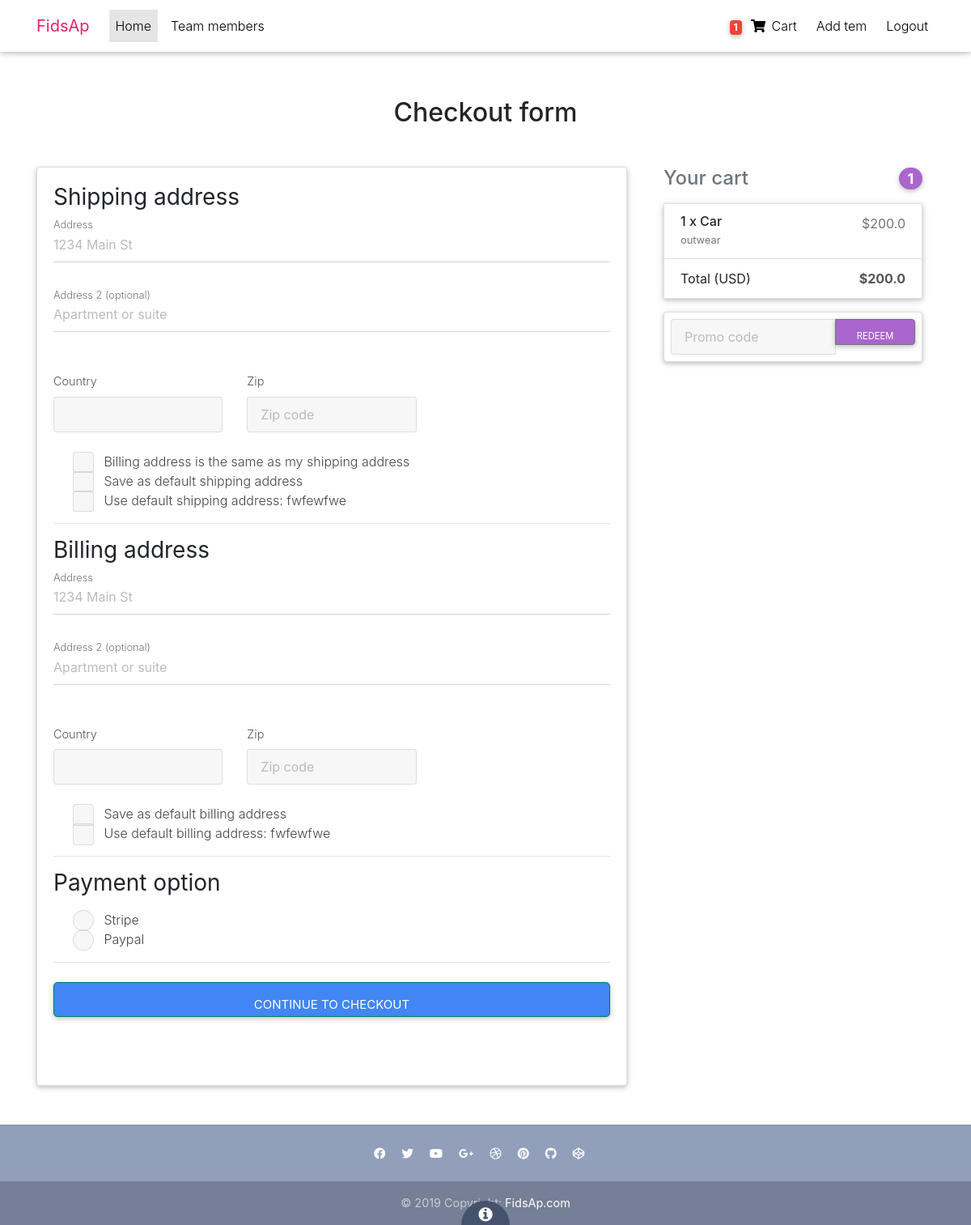
Screenshot of /checkout/ (signed in) with the database file from the repository.
### core/models.py (models this page shows, shortened)
class Order(models.Model):
    user = models.ForeignKey(settings.AUTH_USER_MODEL,
                             on_delete=models.CASCADE)
    ref_code = models.CharField(max_length=20, blank=True, null=True)
    items = models.ManyToManyField(OrderItem)
    start_date = models.DateTimeField(auto_now_add=True)
    ordered_date = models.DateTimeField()
    ordered = models.BooleanField(default=False)
    shipping_address = models.ForeignKey(
        'Address', related_name='shipping_address', on_delete=models.SET_NULL, blank=True, null=True)
    billing_address = models.ForeignKey(
        'Address', related_name='billing_address', on_delete=models.SET_NULL, blank=True, null=True)
    payment = models.ForeignKey(
        'Payment', on_delete=models.SET_NULL, blank=True, null=True)
    coupon = models.ForeignKey(
        'Coupon', on_delete=models.SET_NULL, blank=True, null=True)
    being_delivered = models.BooleanField(default=False)
    received = models.BooleanField(default=False)
    refund_requested = models.BooleanField(default=False)
    refund_granted = models.BooleanField(default=False)
    '''
    1. Item added to cart
    2. Adding a billing address
    (Failed checkout)
    3. Payment
    (Preprocessing, processing, packaging etc.)
    4. Being delivered
    5. Received
    6. Refunds
    '''
    def get_total(self):
        total = 0
        for order_item in self.items.all():
            total += order_item.get_final_price()
        if self.coupon:
            total -= self.coupon.amount
        return total

class Address(models.Model):
    user = models.ForeignKey(settings.AUTH_USER_MODEL,
                             on_delete=models.CASCADE)
    street_address = models.CharField(max_length=100)
    apartment_address = models.CharField(max_length=100)
    country = CountryField(multiple=False)
    zip = models.CharField(max_length=100)
    address_type = models.CharField(max_length=1, choices=ADDRESS_CHOICES)
    default = models.BooleanField(default=False)
    class Meta:
        verbose_name_plural = 'Addresses'

class OrderItem(models.Model):
    user = models.ForeignKey(settings.AUTH_USER_MODEL,
                             on_delete=models.CASCADE)
    ordered = models.BooleanField(default=False)
    item = models.ForeignKey(Item, on_delete=models.CASCADE)
    quantity = models.IntegerField(default=1)
    def get_total_item_price(self):
        return self.quantity * self.item.price
    def get_final_price(self):
        if self.item.discount_price:
            return self.get_total_discount_item_price()
        return self.get_total_item_price()

class Item(models.Model):
    title = models.CharField(max_length=100)
    price = models.FloatField()
    discount_price = models.FloatField(blank=True, null=True)
    category = models.CharField(choices=CATEGORY_CHOICES, max_length=2)
    label = models.CharField(choices=LABEL_CHOICES, max_length=1)
    slug = models.SlugField()
    description = models.TextField()
    image = models.ImageField()

### core/views.py (the view, shortened to what this page needs)
# urls.py: path('checkout/', CheckoutView.as_view(), name='checkout'),
class CheckoutView(View):
    def get(self, *args, **kwargs):
        try:
            order = Order.objects.get(user=self.request.user, ordered=False)
            form = CheckoutForm()
            context = {
                'form': form,
                'couponform': CouponForm(),
                'order': order,
                'DISPLAY_COUPON_FORM': True
            }
            shipping_address_qs = Address.objects.filter(
                user=self.request.user,
                address_type='S',
                default=True
            )
            if shipping_address_qs.exists():
                context.update(
                    {'default_shipping_address': shipping_address_qs[0]})
            billing_address_qs = Address.objects.filter(
                user=self.request.user,
                address_type='B',
                default=True
            )
            if billing_address_qs.exists():
                context.update(
                    {'default_billing_address': billing_address_qs[0]})
            return render(self.request, "checkout.html", context)
        except ObjectDoesNotExist:
            messages.info(self.request, "You do not have an active order")
            return redirect("core:checkout")

### core/forms.py
class CheckoutForm(forms.Form):
    shipping_address = forms.CharField(required=False)
    shipping_address2 = forms.CharField(required=False)
    shipping_country = CountryField(blank_label='(select country)').formfield(
        required=False,
        widget=CountrySelectWidget(attrs={
            'class': 'custom-select d-block w-100',
        }))
    shipping_zip = forms.CharField(required=False)
    billing_address = forms.CharField(required=False)
    billing_address2 = forms.CharField(required=False)
    billing_country = CountryField(blank_label='(select country)').formfield(
        required=False,
        widget=CountrySelectWidget(attrs={
            'class': 'custom-select d-block w-100',
        }))
    billing_zip = forms.CharField(required=False)
    same_billing_address = forms.BooleanField(required=False)
    set_default_shipping = forms.BooleanField(required=False)
    use_default_shipping = forms.BooleanField(required=False)
    set_default_billing = forms.BooleanField(required=False)
    use_default_billing = forms.BooleanField(required=False)
    payment_option = forms.ChoiceField(
        widget=forms.RadioSelect, choices=PAYMENT_CHOICES)

class CouponForm(forms.Form):
    code = forms.CharField(widget=forms.TextInput(attrs={
        'class': 'form-control',
        'placeholder': 'Promo code',
        'aria-label': 'Recipient\'s username',
        'aria-describedby': 'basic-addon2'
    }))

### core/templatetags/cart_template_tags.py (called while the page is built)
@register.filter
def cart_item_count(user):
    if user.is_authenticated:
        qs = Order.objects.filter(user=user, ordered=False)
        if qs.exists():
            return qs[0].items.count()
    return 0

### templates/checkout.html (shortened to what this page needs)
{% extends "base.html" %}
{% load crispy_forms_tags %}
{% block content %}
  <main >
    <div class="container wow fadeIn">
      <h2 class="my-5 h2 text-center">Checkout form</h2>
      <div class="row">
        <div class="col-md-8 mb-4">
          <div class="card">
            <form method="POST" class="card-body">
              <h3>Shipping address</h3>
              <div class='hideable_shipping_form'>
                <div class="md-form mb-5">
                  <input type='text' placeholder='1234 Main St' id='shipping_address' name='shipping_address' class='form-control' />
                  <label for="shipping_address" class="">Address</label>
                </div>
                <div class="md-form mb-5">
                  <input type='text' placeholder='Apartment or suite' id='shipping_address2' name='shipping_address2' class='form-control' />
                  <label for="shipping_address2" class="">Address 2 (optional)</label>
                </div>
                <div class="row">
                  <div class="col-lg-4 col-md-12 mb-4">
                    <label for="country">Country</label>
                    {{ form.shipping_country }}
                  </div>
                  <div class="col-lg-4 col-md-6 mb-4">
                    <label for="shipping_zip">Zip</label>
                    <input type='text' placeholder='Zip code' id='shipping_zip' name='shipping_zip' class='form-control' />
                  </div>
                </div>
                <div class="custom-control custom-checkbox">
                  <label class="custom-control-label" for="same_billing_address">Billing address is the same as my shipping address</label>
                </div>
                <div class="custom-control custom-checkbox">
                  <label class="custom-control-label" for="set_default_shipping">Save as default shipping address</label>
                </div>
              </div>
              {% if default_shipping_address %}
              <div class="custom-control custom-checkbox">
                <label class="custom-control-label" for="use_default_shipping">Use default shipping address: {{ default_shipping_address.street_address|truncatechars:10 }}</label>
              </div>
              {% endif %}
              <hr>
              <h3>Billing address</h3>
              <div class='hideable_billing_form'>
                <div class="md-form mb-5">
                  <input type='text' placeholder='1234 Main St' id='billing_address' name='billing_address' class='form-control' />
                  <label for="billing_address" class="">Address</label>
                </div>
                <div class="md-form mb-5">
                  <input type='text' placeholder='Apartment or suite' id='billing_address2' name='billing_address2' class='form-control' />
                  <label for="billing_address2" class="">Address 2 (optional)</label>
                </div>
                <div class="row">
                  <div class="col-lg-4 col-md-12 mb-4">
                    <label for="country">Country</label>
                    {{ form.billing_country }}
                  </div>
                  <div class="col-lg-4 col-md-6 mb-4">
                    <label for="billing_zip">Zip</label>
                    <input type='text' placeholder='Zip code' id='billing_zip' name='billing_zip' class='form-control' />
                  </div>
                </div>
                <div class="custom-control custom-checkbox">
                  <label class="custom-control-label" for="set_default_billing">Save as default billing address</label>
                </div>
              </div>
              {% if default_billing_address %}
              <div class="custom-control custom-checkbox">
                <label class="custom-control-label" for="use_default_billing">Use default billing address: {{ default_billing_address.street_address|truncatechars:10 }}</label>
              </div>
              {% endif %}
              <hr>
              <h3>Payment option</h3>
              <div class="d-block my-3">
                {% for value, name in form.fields.payment_option.choices %}
                <div class="custom-control custom-radio">
                  <label class="custom-control-label" for="{{ name }}">{{ name }}</label>
                </div>
                {% endfor %}
              </div>
              <hr class="mb-4">
              <button class="btn btn-primary btn-lg btn-block" type="submit">Continue to checkout</button>
            </form>
          </div>
        </div>
        <div class="col-md-4 mb-4">
          {% include "order_snippet.html" %}
        </div>
      </div>
    </div>
  </main>
{% endblock content %}

### templates/navbar.html (shortened to what this page needs)
{% load static %} {% load cart_template_tags %}
<nav class="navbar fixed-top navbar-expand-lg navbar-light white scrolling-navbar">
    <div class="container">
        <a class="navbar-brand waves-effect" href="/">
            <strong class="pink-text ">FidsAp</strong>
        </a>
        <div class="collapse navbar-collapse" id="navbarSupportedContent">
            <ul class="navbar-nav mr-auto">
                <li class="nav-item active">
                    <a class="nav-link waves-effect" href="/">Home
            </a>
                </li>
                <li class="nav-item">
                    <a class="nav-link waves-effect" href="/team_members">
            Team members</a>
                </li>
            </ul>
            <ul class="navbar-nav nav-flex-icons">
                {% if request.user.is_authenticated %}
                <li class="nav-item">
                    <a href="{% url 'core:order-summary' %}" class="nav-link waves-effect">
                        <span class="badge red z-depth-1 mr-1"> {{ request.user|cart_item_count }} </span>
                        <i class="fas fa-shopping-cart"></i>
                        <span class="clearfix d-none d-sm-inline-block"> Cart </span>
                    </a>
                </li>
                <li class="nav-item">
                    <a class="nav-link waves-effect" href="/add_item">
                        <span class="clearfix d-none d-sm-inline-block"> Add tem </span>
                    </a>
                </li>
                <li class="nav-item">
                    <a class="nav-link waves-effect" href="{% url 'account_logout' %}">
                        <span class="clearfix d-none d-sm-inline-block"> Logout </span>
                    </a>
                </li>
                {% endif %}
            </ul>
        </div>
    </div>
</nav>

### templates/order_snippet.html (shortened to what this page needs)
<div class="col-md-12 mb-4">
    <h4 class="d-flex justify-content-between align-items-center mb-3">
        <span class="text-muted">Your cart</span>
        <span class="badge badge-secondary badge-pill">{{ order.items.count }}</span>
    </h4>
    <ul class="list-group mb-3 z-depth-1">
        {% for order_item in order.items.all %}
        <li class="list-group-item d-flex justify-content-between lh-condensed">
            <div>
                <h6 class="my-0">{{ order_item.quantity }} x {{ order_item.item.title}}</h6>
                <small class="text-muted">{{ order_item.item.description}}</small>
            </div>
            <span class="text-muted">${{ order_item.get_final_price }}</span>
        </li>
        {% endfor %}
        <li class="list-group-item d-flex justify-content-between">
            <span>Total (USD)</span>
            <strong>${{ order.get_total }}</strong>
        </li>
    </ul>
    {% if DISPLAY_COUPON_FORM %}
    <form class="card p-2" action="{% url 'core:add-coupon' %}" method="POST">
        <div class="input-group">
            {{ couponform.code }}
            <div class="input-group-append">
                <button class="btn btn-secondary btn-md waves-effect m-0" type="submit">Redeem</button>
            </div>
        </div>
    </form>
    {% endif %}
</div>

### templates/base.html (style rules this page uses)
html, body, header, .carousel { height: 80vh; background: none !important; }

### templates/order_snippet.html (style rules this page uses)
.btn-primary { color: #fff; background-color: #007b5e; border-color: #007b5e; }

### rows the page displays
Address: street_address "fwfewfwe"
Address: street_address "fwfewfwe"
Order: items.count "1", get_total "200.0"
OrderItem: quantity "1", item "Car", item.description "outwear", get_final_price "200.0"

### other values shown
{{ request.user|cart_item_count }} "1"
{{ name }} "Stripe" "Paypal"
